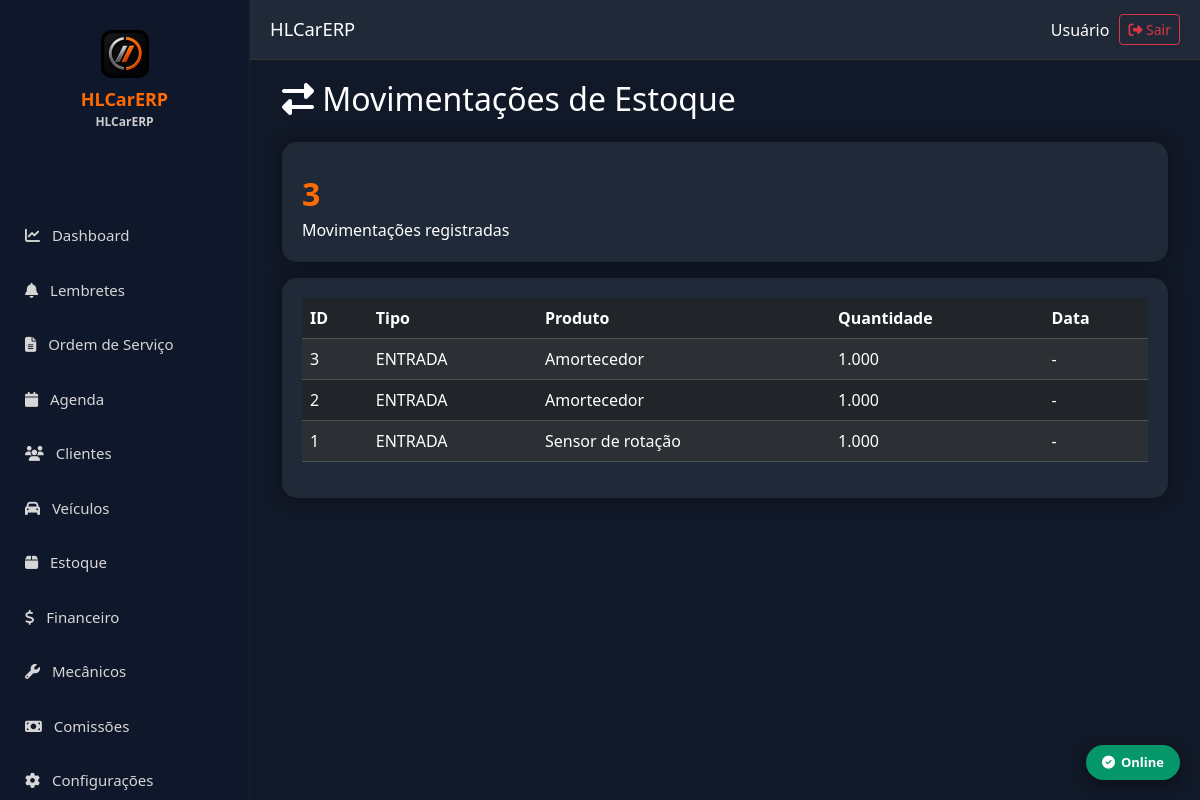
/movimentacoes (signed in), run on an earlier commit of the app's database.
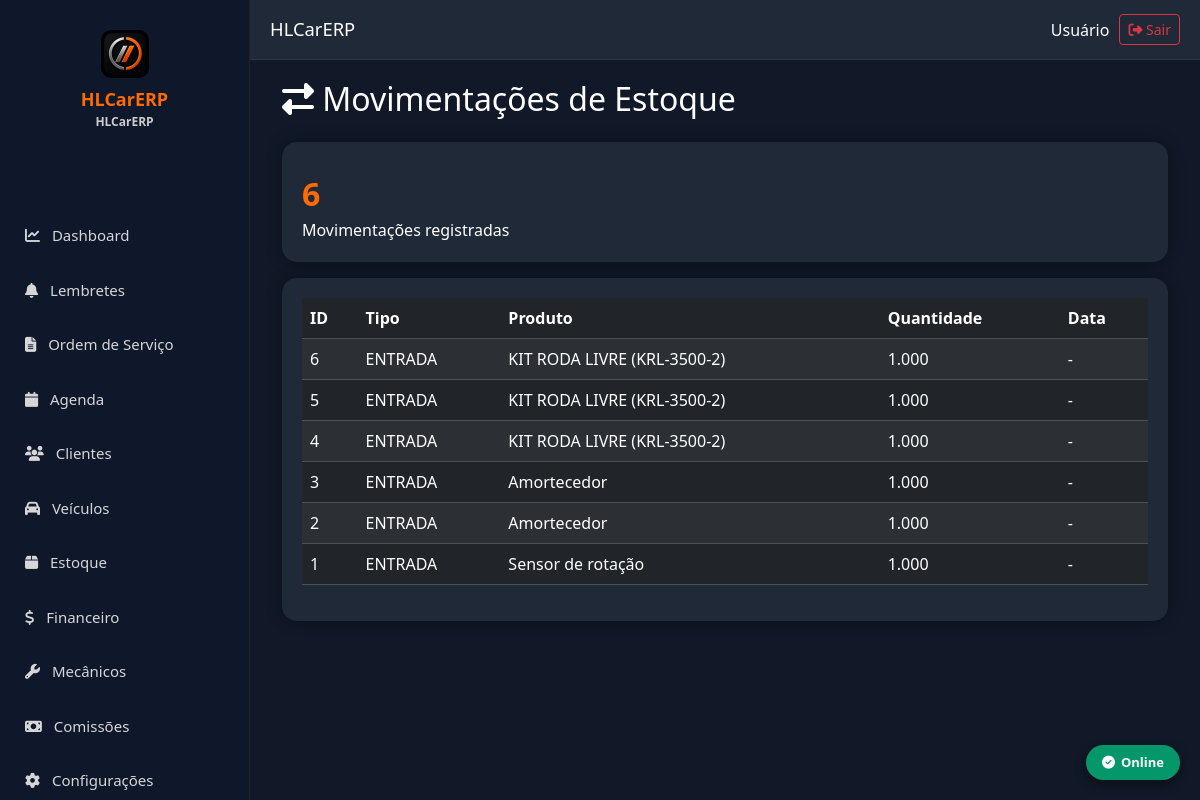
And on a later commit of the database.
### models.py (models this page shows)
class MovimentacaoEstoque(db.Model):
    __tablename__ = "movimentacoes_estoque"
    id = db.Column(db.Integer, primary_key=True)
    empresa_id = db.Column(db.Integer, db.ForeignKey("empresas.id"), nullable=False, index=True)
    produto_id = db.Column(db.Integer, db.ForeignKey("produtos.id"), nullable=False, index=True)
    compra_id = db.Column(db.Integer, db.ForeignKey("compras.id"))
    ordem_servico_id = db.Column(db.Integer, db.ForeignKey("ordens_servico.id"))
    tipo = db.Column(db.String(20), nullable=False)                 # <-- adiciona esta linha
    tipo_movimento = db.Column(db.String(20), nullable=False)
    origem = db.Column(db.String(30), nullable=False)
    quantidade = db.Column(Numeric(18, 3), nullable=False)
    saldo_anterior = db.Column(Numeric(18, 3), default=0)
    saldo_atual = db.Column(Numeric(18, 3), default=0)
    custo_unitario = db.Column(Numeric(18, 2), default=0)
    valor_total = db.Column(Numeric(18, 2), default=0)
    observacoes = db.Column(db.Text)
    data_movimento = db.Column(db.DateTime, default=datetime.utcnow)
    empresa = db.relationship("Empresa")
    produto = db.relationship("Produto")
    compra = db.relationship("Compra")
    ordem_servico = db.relationship("OrdemServico")
    __table_args__ = (
        Index("idx_mov_produto", "empresa_id", "produto_id", "data_movimento"),
    )

class Produto(db.Model):
    __tablename__ = "produtos"
    id = db.Column(db.Integer, primary_key=True)
    empresa_id = db.Column(db.Integer, db.ForeignKey("empresas.id"), nullable=False, index=True)
    categoria_id = db.Column(db.Integer, db.ForeignKey("categorias.id"), nullable=False, index=True)
    codigo = db.Column(db.String(30), nullable=False)
    codigo_barras = db.Column(db.String(100))
    descricao = db.Column(db.String(250), nullable=False)
    descricao_reduzida = db.Column(db.String(120))
    referencia = db.Column(db.String(100))
    unidade = db.Column(db.String(10), nullable=False, default="UN")
    ncm = db.Column(db.String(20))
    cest = db.Column(db.String(20))
    peso = db.Column(Numeric(18, 3), default=0)
    localizacao = db.Column(db.String(80))
    controla_estoque = db.Column(db.Boolean, default=True, nullable=False)
    permite_venda = db.Column(db.Boolean, default=True, nullable=False)
    estoque_minimo = db.Column(Numeric(18, 3), default=0)
    estoque_maximo = db.Column(Numeric(18, 3), default=0)
    estoque_atual = db.Column(Numeric(18, 3), default=0)
    estoque_reservado = db.Column(Numeric(18, 3), default=0)
    preco_compra = db.Column(Numeric(18, 2), default=0)
    preco_venda = db.Column(Numeric(18, 2), default=0)
    margem_padrao = db.Column(Numeric(18, 2), default=0)
    ativo = db.Column(db.Boolean, default=True, nullable=False)
    criado_em = db.Column(db.DateTime, default=datetime.utcnow)
    alterado_em = db.Column(db.DateTime, default=datetime.utcnow, onupdate=datetime.utcnow)
    empresa = db.relationship("Empresa")
    categoria = db.relationship("Categoria")
    fornecedores = db.relationship(
        "ProdutoFornecedor",
        back_populates="produto",
        cascade="all, delete-orphan"
    )
    __table_args__ = (
        UniqueConstraint("empresa_id", "codigo", name="uk_produto_codigo_empresa"),
        UniqueConstraint("empresa_id", "codigo_barras", name="uk_produto_barra_empresa"),
        Index("idx_produto_descricao", "empresa_id", "descricao"),
    )

### app.py (the view)
@app.route("/movimentacoes")
@login_required
def movimentacoes():
    try:
        lista = MovimentacaoEstoque.query.order_by(MovimentacaoEstoque.id.desc()).all()
    except Exception:
        lista = []
    return render_template("movimentacoes.html", movimentacoes=lista, total_movimentacoes=len(lista))

### app.py (called while the page is built, shortened)
def login_required(f):
    @wraps(f)
    def decorated_function(*args, **kwargs):
        if "usuario_id" not in session:
            return redirect("/login")
        path = request.path or ""
        livres = ("/assinar", "/logout", "/static", "/uploads", "/login")
        if any(path.startswith(p) for p in livres):
            return f(*args, **kwargs)
        if session.get("usuario_perfil") == "SUPER":
            return f(*args, **kwargs)
        eid = session.get("empresa_id")
        return f(*args, **kwargs)
    return decorated_function

@app.context_processor
def inject_empresa():
    import os
    eid = session.get("empresa_id")
    emp = Empresa.query.get(eid) if eid else None
    nome = "HLCarERP"
    logo_url = None
    if emp:
        nome = emp.nome_fantasia or emp.razao_social or "HLCarERP"
    return {"empresa_nome": nome, "empresa_logo": logo_url, "empresa": emp}

@app.context_processor
def inject_lembretes_pendentes():
    try:
        eid = session.get("empresa_id")
        if not eid:
            return {"lembretes_pendentes": 0}
    except Exception:
        return {"lembretes_pendentes": 0}

### templates/movimentacoes.html (shortened to what this page needs)
{% extends "base.html" %}
{% block conteudo %}
<div class="container-fluid">
    <h2 class="text-white mb-4"><i class="fa fa-exchange-alt"></i> Movimentações de Estoque</h2>
    <div class="card-dashboard mb-3">
        <div class="numero">{{ total_movimentacoes }}</div>
        <div>Movimentações registradas</div>
    </div>
    <div class="card-dashboard">
        {% if movimentacoes %}
        <table class="table table-dark table-striped">
            <thead>
                <tr>
                    <th>ID</th>
                    <th>Tipo</th>
                    <th>Produto</th>
                    <th>Quantidade</th>
                    <th>Data</th>
                </tr>
            </thead>
            <tbody>
                {% for m in movimentacoes %}
                <tr>
                    <td>{{ m.id }}</td>
                    <td>{{ m.tipo if m.tipo else '-' }}</td>
                    <td>{{ m.produto.descricao if m.produto else '-' }}</td>
                    <td>{{ m.quantidade if m.quantidade else '-' }}</td>
                    <td>{{ m.data_movimentacao if m.data_movimentacao else '-' }}</td>
                </tr>
                {% endfor %}
            </tbody>
        </table>
        {% else %}
        <p class="text-secondary mb-0">Nenhuma movimentação registrada ainda.</p>
        {% endif %}
    </div>
</div>
{% endblock %}

### templates/base.html (shortened to what this page needs)
<!DOCTYPE html>
<html lang="pt-br">
<head>
<link href="https://cdn.jsdelivr.net/npm/bootstrap@5.3.7/dist/css/bootstrap.min.css" rel="stylesheet">
<link href="https://cdnjs.cloudflare.com/ajax/libs/font-awesome/6.7.2/css/all.min.css" rel="stylesheet">
<link rel="stylesheet" href="{{ url_for('static', filename='css/offline.css') }}">
</head>
<body>
{% set perfil = (session.get('usuario_perfil') or '')|upper %}
{% set eh_mecanico = perfil == 'MECANICO' %}
{% set pode_usuarios = perfil in ['ADMIN', 'SUPER'] %}
<div class="sidebar" id="sidebar">
    <div class="logo" style="text-align:center; padding:10px 0 20px; min-height:160px;">
        <img src="{{ url_for('static', filename='icons/icon-192.png') }}" alt="HLCarERP" style="width:48px; height:48px; border-radius:10px; display:block; margin:0 auto 8px;">
        <div style="color:#ff6b00; font-weight:bold; font-size:18px; margin-top:8px;">HLCarERP</div>
        <div style="color:#ccc; font-size:12px;">{{ empresa_nome }}</div>
    </div>
    <ul class="menu">
        {% if eh_mecanico %}
        <li><a href="/ordens"><i class="fa fa-file-alt me-2"></i> Minhas OS</a></li>
        <li><a href="/agenda"><i class="fa fa-calendar me-2"></i> Agenda</a></li>
        {% else %}
        <li><a href="/"><i class="fa fa-chart-line me-2"></i> Dashboard</a></li>
        <li>
            <a href="/lembretes">
                <i class="fa fa-bell me-2"></i> Lembretes
            </a>
        </li>
        <li><a href="/ordens"><i class="fa fa-file-alt me-2"></i> Ordem de Serviço</a></li>
        <li><a href="/agenda"><i class="fa fa-calendar me-2"></i> Agenda</a></li>
        <li><a href="/clientes"><i class="fa fa-users me-2"></i> Clientes</a></li>
        <li><a href="/veiculos"><i class="fa fa-car me-2"></i> Veículos</a></li>
        <li><a href="/estoque"><i class="fa fa-box me-2"></i> Estoque</a></li>
        <li><a href="/financeiro"><i class="fa fa-dollar-sign me-2"></i> Financeiro</a></li>
        <li><a href="/mecanicos"><i class="fa fa-wrench me-2"></i> Mecânicos</a></li>
        <li><a href="/comissoes"><i class="fa fa-money-bill me-2"></i> Comissões</a></li>
        <li><a href="/configuracoes"><i class="fa fa-cog me-2"></i> Configurações</a></li>
        {% endif %}
    </ul>
</div>
<div class="topbar">
    <div class="d-flex align-items-center gap-2">
        <h3 class="mb-0">{{ empresa_nome }}</h3>
    </div>
    <div class="usuario">
        <span>{{ session.get('usuario_nome', 'Usuário') }}</span>
        <a href="/logout" class="btn btn-sm btn-outline-danger">
            <i class="fa fa-sign-out-alt"></i> Sair
        </a>
    </div>
</div>
<div class="content">
    {% block conteudo %}
    {% endblock %}
</div>
<div id="hl-offline-badge" class="hl-badge online">
    <i class="fa fa-check-circle"></i> Online
</div>
</body>
</html>

### static/css/offline.css (style rules this page uses)
#hl-offline-badge { position: fixed; bottom: 20px; right: 20px; z-index: 9999; padding: 8px 16px; border-radius: 20px; font-size: 13px; font-weight: 600; color: #fff; box-shadow: 0 4px 12px rgba(0,0,0,0.4); display: flex; align-items: center; gap: 6px; transition: all 0.3s ease; }
#hl-offline-badge.online { background: #059669; }

### templates/base.html (style rules this page uses)
* { margin:0; padding:0; box-sizing:border-box; font-family:Segoe UI,Tahoma,Geneva,Verdana,sans-serif; }
body { background:#111827; overflow-x:hidden; }
.sidebar { position:fixed; left:0; top:0; width:250px; height:100vh; background:#0f172a; border-right:1px solid #222; padding-top:20px; z-index:1050; transition: transform 0.3s ease; }
.logo { text-align:center; font-size:26px; font-weight:bold; color:#ff6b00; margin-bottom:30px; }
.menu { list-style:none; padding:0; }
.menu li { margin-bottom:4px; }
.menu a { display:block; padding:14px 25px; text-decoration:none; color:#d6d6d6; font-size:15px; transition:.25s; }
.topbar { position:fixed; left:250px; top:0; right:0; height:60px; background:#1f2937; display:flex; justify-content:space-between; align-items:center; padding:0 20px; border-bottom:1px solid #333; z-index:1000; transition: left 0.3s ease; }
.topbar h3 { color:white; margin:0; font-size:1.15rem; }
.usuario { color:#fff; display:flex; align-items:center; gap:10px; }
.content { margin-left:250px; margin-top:60px; padding:20px; min-height:calc(100vh - 60px); transition: margin-left 0.3s ease; }
.card-dashboard { background:#1f2937; border-radius:15px; padding:20px; color:white; box-shadow:0 0 15px rgba(0,0,0,.35); transition:.3s; }
.numero { font-size:32px; font-weight:bold; margin-top:8px; color:#ff6b00; }
.table-dark th, .table-dark td { white-space:nowrap; }

What changed in the data, as far as the page shows it:
added MovimentacaoEstoque: id "6", tipo "ENTRADA", produto "KIT RODA LIVRE (KRL-3500-2)", quantidade "1.000", data_movimentacao "-"
added MovimentacaoEstoque: id "5", tipo "ENTRADA", produto "KIT RODA LIVRE (KRL-3500-2)", quantidade "1.000", data_movimentacao "-"
added MovimentacaoEstoque: id "4", tipo "ENTRADA", produto "KIT RODA LIVRE (KRL-3500-2)", quantidade "1.000", data_movimentacao "-"
Also different on the page:
{{ total_movimentacoes }}: "3" → "6"
